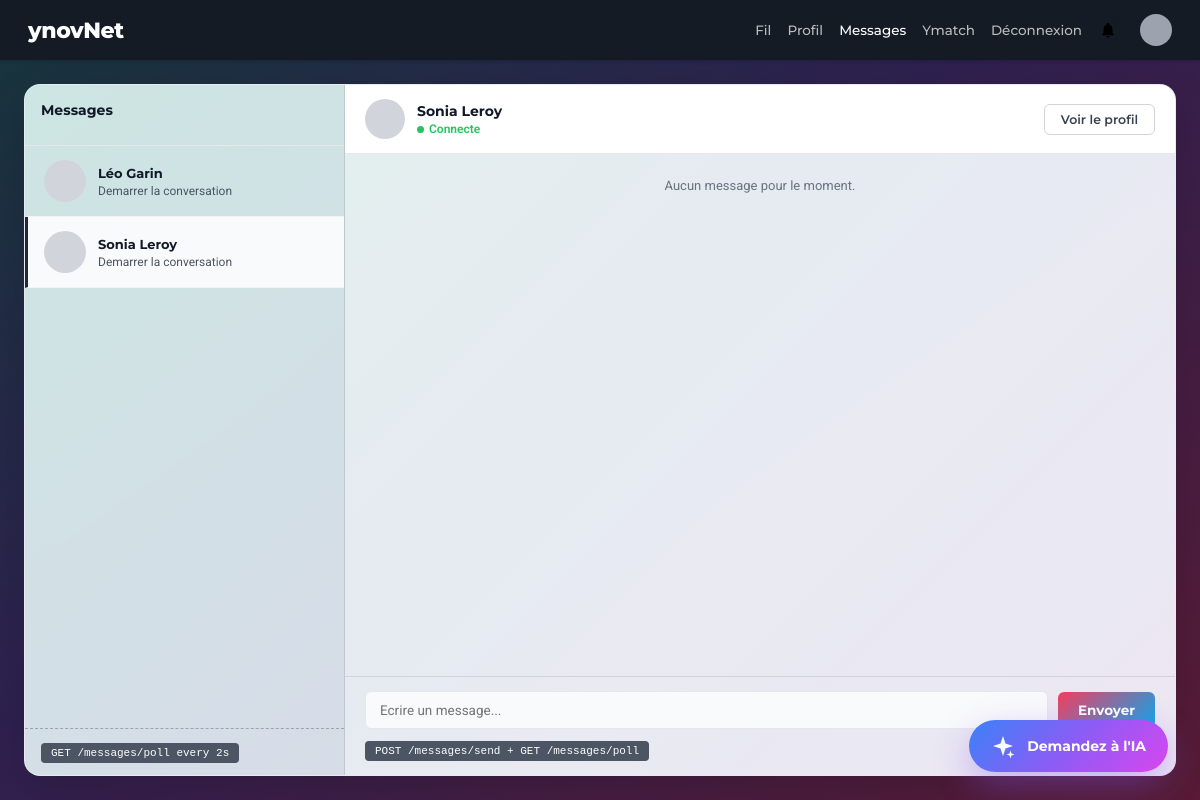
The app's page /messages?with=2 (signed in) with its own data.
### tables this page shows
CREATE TABLE users (
  id BIGINT UNSIGNED AUTO_INCREMENT PRIMARY KEY,
  username VARCHAR(50) NOT NULL UNIQUE,
  nom VARCHAR(50) NOT NULL,
  prenom VARCHAR(50) NOT NULL,
  formation VARCHAR(100),
  profile_picture VARCHAR(255),
  banner_picture VARCHAR(255),
  email VARCHAR(100) NOT NULL UNIQUE,
  password TEXT NOT NULL,
  bio TEXT,
  created_at TIMESTAMP DEFAULT CURRENT_TIMESTAMP
);

### src/controllers/messageController.php (called while the page is built, shortened)
<?php
class MessageController {
    public function index(): void {
        $currentUserId = (int) $_SESSION['user_id'];
        $contacts = [];
        $selectedUser = null;
        $conversationMessages = [];
        try {
            $pdo = $this->getPdo();
            $contacts = $this->loadContacts($pdo, $currentUserId);
            $requestedUserId = (int) ($_GET['with'] ?? 0);
            if ($requestedUserId > 0) {
                $selectedUser = $this->loadUserById($pdo, $requestedUserId);
                if ($selectedUser) {
                    $conversationMessages = $this->loadConversationMessages($pdo, $currentUserId, $requestedUserId);
                }
            }
        } catch (\PDOException $exception) {
            $contacts = [];
            $selectedUser = null;
            $conversationMessages = [];
        }
        require_once __DIR__ . '/../Views/layout/header.php';
        require_once __DIR__ . '/../Views/messages.php';
        require_once __DIR__ . '/../Views/layout/footer.php';
    }
    private function loadContacts(\PDO $pdo, int $currentUserId): array {
        $stmt = $pdo->prepare(
            'SELECT u.id, u.username, u.prenom, u.nom,
                    lm.content AS last_message,
                    lm.created_at AS last_message_at
             FROM users u
             LEFT JOIN (
               SELECT m1.sender_id, m1.receiver_id, m1.content, m1.created_at, m1.id
               FROM messages m1
               INNER JOIN (
                 SELECT
                   LEAST(sender_id, receiver_id) AS user_a,
                   GREATEST(sender_id, receiver_id) AS user_b,
                   MAX(id) AS max_id
                 FROM messages
                 WHERE sender_id = :me OR receiver_id = :me
                 GROUP BY LEAST(sender_id, receiver_id), GREATEST(sender_id, receiver_id)
               ) t ON t.max_id = m1.id
             ) lm
               ON (
                 (lm.sender_id = :me AND lm.receiver_id = u.id)
                 OR
                 (lm.receiver_id = :me AND lm.sender_id = u.id)
               )
             WHERE u.id <> :me
             ORDER BY (lm.created_at IS NULL) ASC, lm.created_at DESC, u.prenom ASC, u.nom ASC'
        );
        $stmt->execute(['me' => $currentUserId]);
        return $stmt->fetchAll() ?: [];
    }
    private function loadUserById(\PDO $pdo, int $userId): ?array {
        $stmt = $pdo->prepare('SELECT id, username, prenom, nom FROM users WHERE id = :id LIMIT 1');
        $stmt->execute(['id' => $userId]);
        $user = $stmt->fetch();
        return $user ?: null;
    }
    private function loadConversationMessages(\PDO $pdo, int $currentUserId, int $otherUserId): array {
        $stmt = $pdo->prepare(
            'SELECT id, sender_id, receiver_id, content, created_at
             FROM messages
             WHERE (
                (sender_id = :me AND receiver_id = :other)
                OR
                (sender_id = :other AND receiver_id = :me)
             )
             ORDER BY id ASC'
        );
        $stmt->execute([
            'me' => $currentUserId,
            'other' => $otherUserId,
        ]);
        return $stmt->fetchAll() ?: [];
    }
    private function getPdo(): \PDO {
        $host = getenv('DB_HOST') ?: '127.0.0.1';
        $port = getenv('DB_PORT') ?: '3306';
        $dbName = getenv('DB_NAME') ?: 'projet_48h';
        $username = getenv('DB_USER') ?: 'root';
        $password = getenv('DB_PASS') ?: '';
        $dsn = "mysql:host={$host};port={$port};dbname={$dbName};charset=utf8mb4";
        $pdo = new \PDO($dsn, $username, $password, [
            \PDO::ATTR_ERRMODE => \PDO::ERRMODE_EXCEPTION,
            \PDO::ATTR_DEFAULT_FETCH_MODE => \PDO::FETCH_ASSOC,
        ]);
        return $pdo;
    }
}

### public/index.php (called while the page is built, shortened)
<?php
$router = new Router();
$router->add('/login', 'AuthController', 'login');
$router->add('/register', 'AuthController', 'register');
$router->add('/logout', 'AuthController', 'logout');
$router->add('/feed', 'FeedController', 'index');
$router->add('/feed.php', 'FeedController', 'index');
$router->add('/posts', 'PostController', 'create');
$router->add('/posts/like', 'PostController', 'toggleLike');
$router->add('/posts/comment', 'PostController', 'addComment');
$router->add('/posts/comment/delete', 'PostController', 'deleteComment');
$router->add('/posts/delete', 'PostController', 'delete');
$router->add('/profile', 'ProfileController', 'show');
$router->add('/profile/update', 'ProfileController', 'update');
$router->add('/user', 'ProfileController', 'showUser');
$router->add('/messages', 'MessageController', 'index');
$router->add('/messages/send', 'MessageController', 'send');
$router->add('/messages/poll', 'MessageController', 'poll');
$requestUri = $_SERVER['REQUEST_URI'] ?? '/';
$requestPath = parse_url($requestUri, PHP_URL_PATH) ?? '/';
$basePath = rtrim(str_replace('\\', '/', dirname($_SERVER['SCRIPT_NAME'] ?? '/')), '/');
if ($basePath !== '' && $basePath !== '/' && strpos($requestPath, $basePath) === 0) {
    $requestPath = substr($requestPath, strlen($basePath));
}
$router->dispatch($requestPath);

### src/views/messages.php (the view, shortened to what this page needs)
<?php
$basePath = $basePath ?? '';
$selectedUserId = (int) ($selectedUser['id'] ?? 0);
$selectedDisplayName = trim(((string) ($selectedUser['prenom'] ?? '')) . ' ' . ((string) ($selectedUser['nom'] ?? '')));
?>
<div style="flex:1; padding:24px; display:flex; flex-direction:column; align-items:center;">
  <div style="width:100%; max-width:1200px; flex:1; display:flex; background:var(--container-gradient); backdrop-filter:blur(12px); border-radius:16px; overflow:hidden; box-shadow:0 12px 40px rgba(0,0,0,0.15); border:1px solid rgba(255,255,255,0.4); min-height:620px;">
    <div style="width:320px;flex-shrink:0;border-right:1px solid rgba(0,0,0,0.1);display:flex;flex-direction:column;">
      <div style="padding:16px;border-bottom:1px solid #e5e7eb;">
        <h2 style="font-family:'Montserrat',sans-serif;font-size:14px;font-weight:700;color:#111827;margin-bottom:10px;">Messages</h2>
      </div>
      <div style="flex:1;overflow-y:auto;">
        <?php if (empty($contacts)): ?>
          <div style="padding:16px;font-size:13px;color:#6b7280;">Aucun compte disponible.</div>
        <?php else: ?>
          <?php foreach ($contacts as $contact): ?>
            <?php
              $contactId = (int) ($contact['id'] ?? 0);
              $isActive = ($selectedUserId === $contactId);
              $contactName = trim(((string) ($contact['prenom'] ?? '')) . ' ' . ((string) ($contact['nom'] ?? '')));
              $lastPreview = trim((string) ($contact['last_message'] ?? ''));
              if ($lastPreview === '') {
                  $lastPreview = 'Demarrer la conversation';
              }
            ?>
            <a
              href="<?= htmlspecialchars($basePath . '/messages?with=' . $contactId, ENT_QUOTES, 'UTF-8') ?>"
              style="display:flex;align-items:center;gap:12px;padding:14px 16px;border-left:3px solid <?= $isActive ? '#1f2937' : 'transparent' ?>;background:<?= $isActive ? '#f9fafb' : 'transparent' ?>;border-bottom:1px solid #f3f4f6;text-decoration:none;"
            >
              <div style="width:42px;height:42px;border-radius:50%;background:#d1d5db;flex-shrink:0;"></div>
              <div style="flex:1;min-width:0;">
                <div style="display:flex;justify-content:space-between;align-items:baseline;margin-bottom:3px;gap:8px;">
                  <span style="font-family:'Montserrat',sans-serif;font-size:13px;font-weight:700;color:#111827;white-space:nowrap;overflow:hidden;text-overflow:ellipsis;"><?= htmlspecialchars($contactName, ENT_QUOTES, 'UTF-8') ?></span>
                </div>
                <p style="font-size:12px;color:#4b5563;white-space:nowrap;overflow:hidden;text-overflow:ellipsis;"><?= htmlspecialchars($lastPreview, ENT_QUOTES, 'UTF-8') ?></p>
              </div>
            </a>
          <?php endforeach; ?>
        <?php endif; ?>
      </div>
      <div style="padding:12px 16px;border-top:1px dashed var(--gray-400);">
        <span class="badge-api">GET /messages/poll every 2s</span>
      </div>
    </div>
    <div style="flex:1;display:flex;flex-direction:column;background:rgba(255,255,255,0.4);">
      <?php if ($selectedUserId <= 0 || !$selectedUser): ?>
        <div style="flex:1;display:flex;align-items:center;justify-content:center;color:#6b7280;font-size:14px;">Choisis un compte pour commencer a discuter.</div>
      <?php else: ?>
        <div style="background:#fff;border-bottom:1px solid #e5e7eb;padding:14px 20px;display:flex;justify-content:space-between;align-items:center;">
          <div style="display:flex;align-items:center;gap:12px;">
            <div style="width:40px;height:40px;border-radius:50%;background:#d1d5db;"></div>
            <div>
              <p style="font-family:'Montserrat',sans-serif;font-size:14px;font-weight:700;color:#111827;margin-bottom:2px;"><?= htmlspecialchars($selectedDisplayName, ENT_QUOTES, 'UTF-8') ?></p>
              <p style="font-size:12px;color:#22c55e;font-weight:600;display:flex;align-items:center;gap:5px;">
                <span style="width:7px;height:7px;border-radius:50%;background:#22c55e;display:inline-block;"></span>Connecte
              </p>
            </div>
          </div>
          <a href="<?= htmlspecialchars($basePath . '/user?id=' . $selectedUserId, ENT_QUOTES, 'UTF-8') ?>" class="btn-outline" style="font-size:12.5px;padding:7px 16px;">Voir le profil</a>
        </div>
        <div id="conversation-messages" style="flex:1;overflow-y:auto;padding:24px 28px;display:flex;flex-direction:column;gap:12px;">
          <?php if (empty($conversationMessages)): ?>
            <div style="text-align:center;color:#6b7280;font-size:13px;">Aucun message pour le moment.</div>
          <?php endif; ?>
        </div>
        <div style="background:transparent;border-top:1px solid rgba(0,0,0,0.1);padding:14px 20px;">
          <form id="message-form" style="display:flex;align-items:center;gap:10px;" action="<?= htmlspecialchars($basePath . '/messages/send', ENT_QUOTES, 'UTF-8') ?>" method="POST">
            <input id="message-input" type="text" name="content" placeholder="Ecrire un message..." maxlength="2000" required
              style="flex:1;border:1.5px solid #e5e7eb;border-radius:6px;padding:10px 14px;font-family:'Roboto',sans-serif;font-size:13.5px;color:#374151;background:#f9fafb;outline:none;transition:border-color .2s;"
              onfocus="this.style.borderColor='#374151'" onblur="this.style.borderColor='#e5e7eb'">
            <button class="btn-dark" style="flex-shrink:0;" type="submit">Envoyer</button>
          </form>
          <div style="margin-top:10px;">
            <span class="badge-api">POST /messages/send + GET /messages/poll</span>
          </div>
        </div>
      <?php endif; ?>
    </div>
  </div>
</div>

### src/views/layout/header.php (style rules this page uses)
*, *::before, *::after { box-sizing: border-box; margin: 0; padding: 0; }
a { text-decoration: none; color: inherit; }
:root { --dark: #111827; --gray-100: #f4f4f4; --gray-200: #e5e7eb; --gray-300: #d1d5db; --gray-400: #9ca3af; --gray-500: #6b7280; --gray-700: #374151; --gray-900: #111827; --white: #ffffff; --bg-gradient: linear-gradient(145deg, #16363c 0%, #2f2050 45%, #591b35 100%); --container-gradient: linear-gradient(135deg, rgba(220,245,240,0.92) 0%, rgba(235,230,250,0.92) 100%); --btn-gradient: linear-gradient(135deg, #f43f5e 0%, #0ea5e9 100%); --teal-solid: #0d9488; }
body { margin: 0; padding: 0; background: var(--bg-gradient); min-height: 100vh; display: flex; flex-direction: column; font-family: 'Roboto', sans-serif; -webkit-font-smoothing: antialiased; color: var(--white); }
.badge-api { display: inline-flex; font-family: 'SFMono-Regular', monospace; font-size: 11px; color: #ffffff; background: #4b5563; border-radius: 4px; padding: 4px 10px; }
.btn-dark { background: var(--btn-gradient); color: var(--white); border: none; font-family: 'Montserrat', sans-serif; font-weight: 700; font-size: 13.5px; border-radius: 6px; padding: 10px 20px; cursor: pointer; transition: opacity .15s; }
.btn-outline { background: var(--white); color: var(--gray-700); border: 1.5px solid var(--gray-300); font-family: 'Montserrat', sans-serif; font-weight: 600; font-size: 12.5px; border-radius: 6px; padding: 7px 14px; cursor: pointer; display: inline-flex; align-items: center; gap: 5px; }

### records on screen
users: contactName "Léo Garin", lastPreview "Demarrer la conversation"
users: contactName "Sonia Leroy", lastPreview "Demarrer la conversation", selectedDisplayName "Sonia Leroy"
